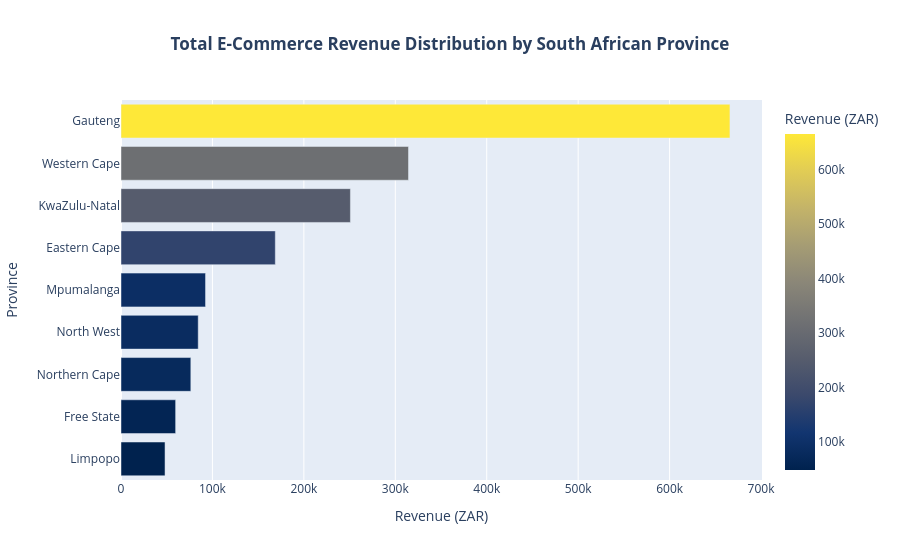

The notebook cell this image was saved under:
### Markdown cell above
# Chart 3: <span style = "color: teal;"> Regional Sales Leaderboard </span>

### Code cell
# Group by geography
province_sales = df.groupby('Province')['Revenue (ZAR)'].sum().reset_index()

# Plot horizontal bars ordered cleanly by top performer
fig_province = px.bar(
    province_sales,
    x='Revenue (ZAR)',
    y='Province',
    orientation='h',
    color='Revenue (ZAR)',
    color_continuous_scale='Cividis',
    title='<b>Total E-Commerce Revenue Distribution by South African Province</b>'
)

fig_province.update_layout(title_x=0.5, yaxis={'categoryorder':'total ascending'})
fig_province.show()

### Figure 1 — Plotly figure (JSON) as saved in the notebook; plotly's stock layout.template omitted (floating-point values rounded to 4 significant figures)
{"data": [{"alignmentgroup": "True", "hovertemplate": "Revenue (ZAR)=%{marker.color}<br>Province=%{y}<extra></extra>", "legendgroup": "", "marker": {"color": [168778, 59763, 666010, 250916, 48171, 92458, 84468, 76368, 314442], "coloraxis": "coloraxis", "pattern": {"shape": ""}}, "name": "", "offsetgroup": "", "orientation": "h", "showlegend": false, "textposition": "auto", "type": "bar", "x": [168778, 59763, 666010, 250916, 48171, 92458, 84468, 76368, 314442], "xaxis": "x", "y": ["Eastern Cape", "Free State", "Gauteng", "KwaZulu-Natal", "Limpopo", "Mpumalanga", "North West", "Northern Cape", "Western Cape"], "yaxis": "y"}], "layout": {"barmode": "relative", "coloraxis": {"colorbar": {"title": {"text": "Revenue (ZAR)"}}, "colorscale": [[0, "#00224e"], [0.1111, "#123570"], [0.2222, "#3b496c"], [0.3333, "#575d6d"], [0.4444, "#707173"], [0.5556, "#8a8678"], [0.6667, "#a59c74"], [0.7778, "#c3b369"], [0.8889, "#e1cc55"], [1, "#fee838"]]}, "legend": {"tracegroupgap": 0}, "title": {"text": "<b>Total E-Commerce Revenue Distribution by South African Province</b>", "x": 0.5}, "xaxis": {"anchor": "y", "domain": [0, 1], "title": {"text": "Revenue (ZAR)"}}, "yaxis": {"anchor": "x", "categoryorder": "total ascending", "domain": [0, 1], "title": {"text": "Province"}}}}
